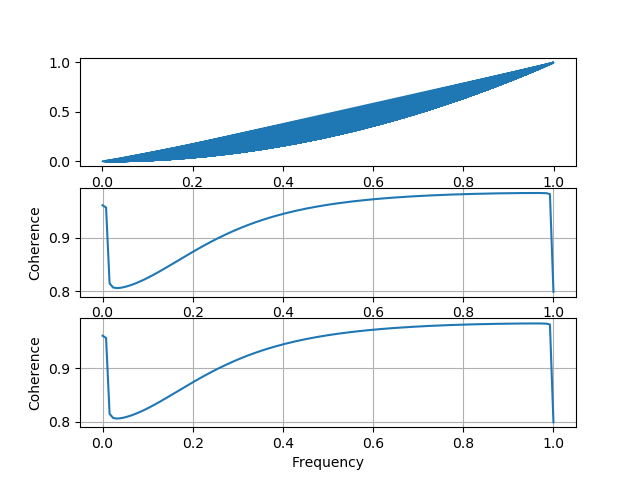

Reproduce this figure in Python.
import numpy as np
import matplotlib.pyplot as plt

x = np.random.rand(1000)

y = x**2
x1 = np.arange(530)
print(
    x1
)
y1=x1**2

fig,axes = plt.subplots(3,1)

axes[0].plot(x,y,)
axes[1].cohere(x1,y1)
axes[2].cohere(y1,x1)
plt.savefig('2')
plt.show()
